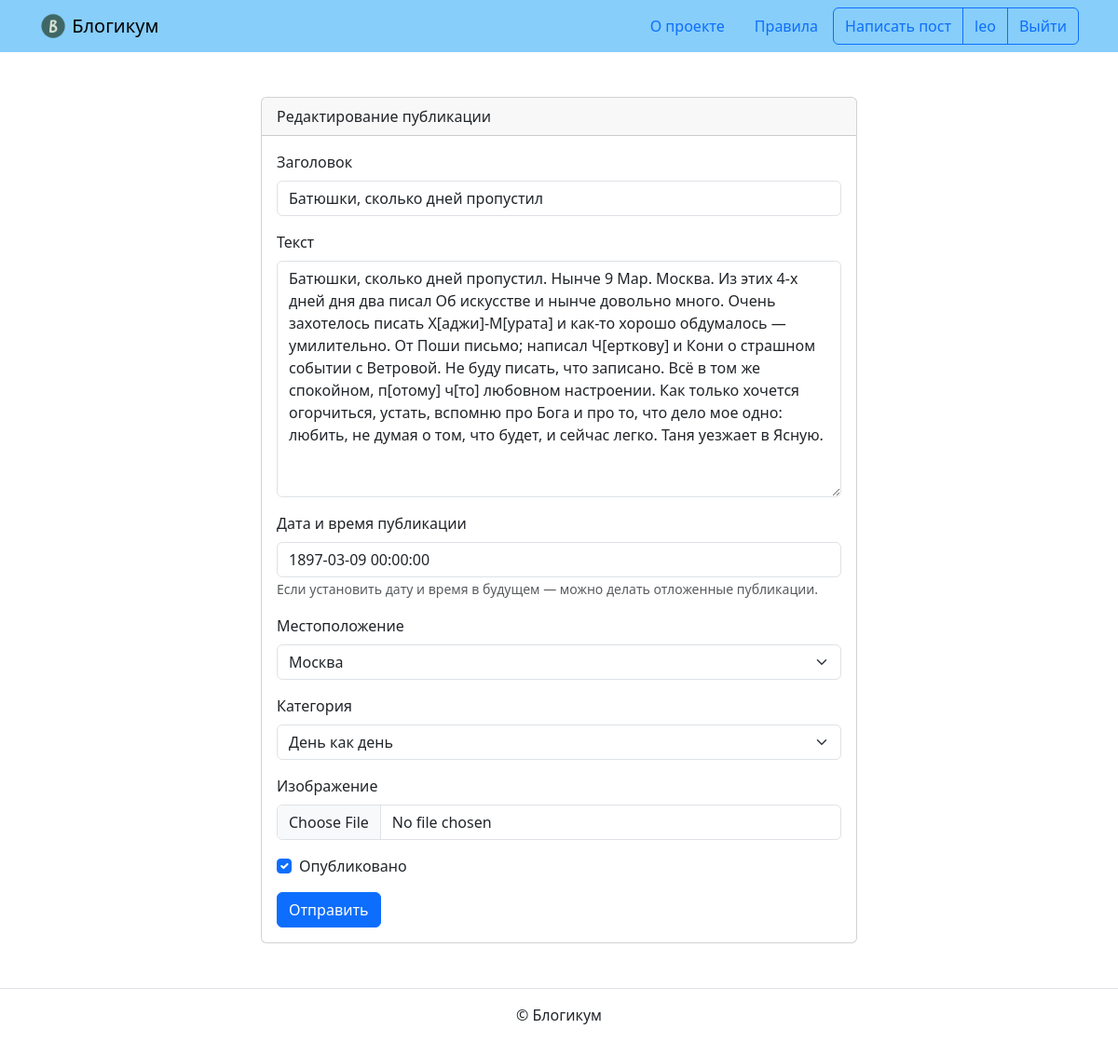
/posts/38/edit/ (signed in), run on an earlier commit of the app's database.
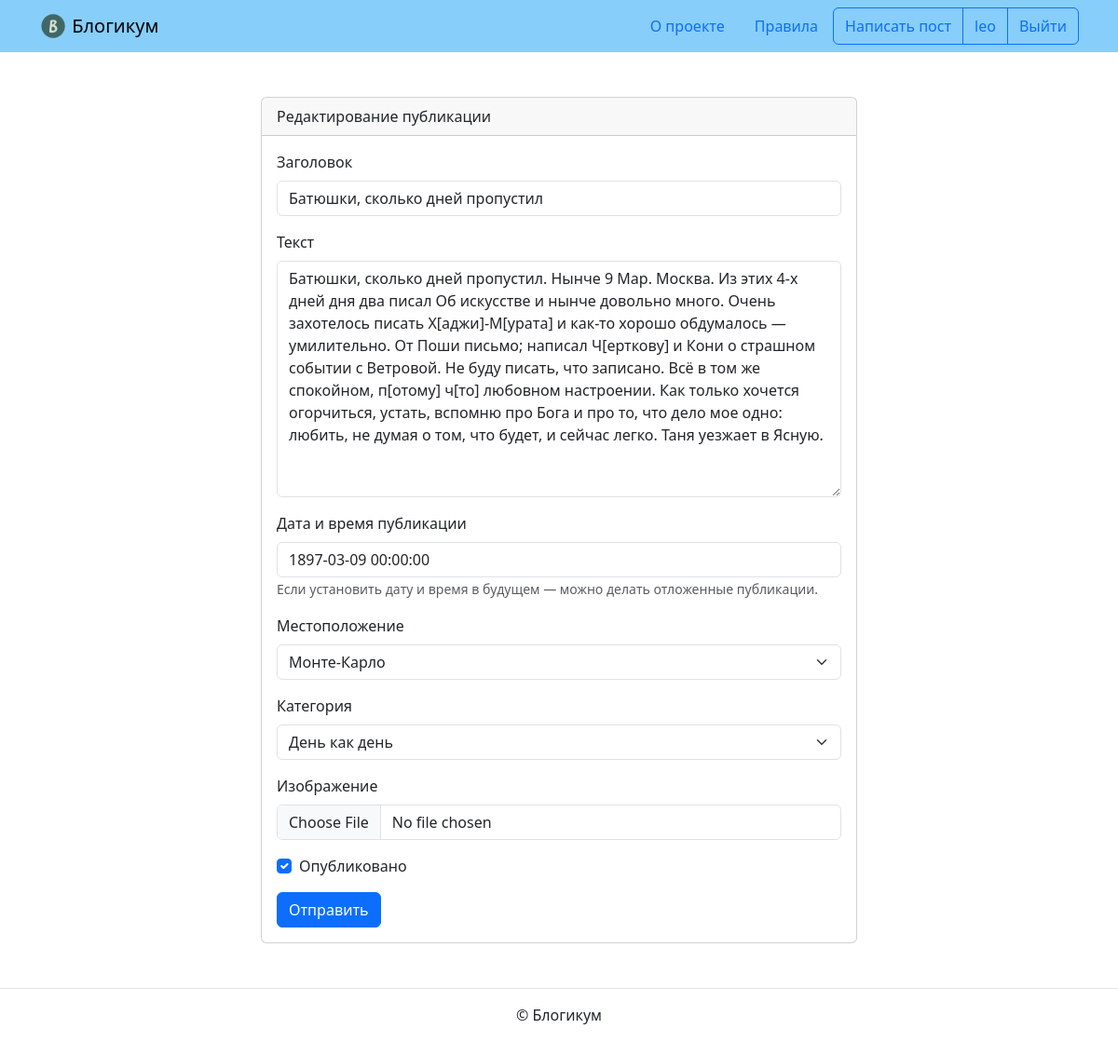
And on a later commit of the database.
### blog/models.py (models this page shows, shortened)
class Published(models.Model):
    is_published = models.BooleanField(
        default=True,
        verbose_name='Опубликовано',
        help_text='Снимите галочку, чтобы скрыть публикацию.'
    )
    created_at = models.DateTimeField(
        auto_now_add=True,
        verbose_name='Добавлено'
    )
    class Meta:
        abstract = True

class Post(Published):
    title = models.CharField(
        max_length=256,
        verbose_name='Заголовок'
    )
    text = models.TextField(
        verbose_name='Текст'
    )
    pub_date = models.DateTimeField(
        verbose_name='Дата и время публикации',
        help_text=(
            'Если установить дату и время в будущем — можно делать '
            'отложенные публикации.'
        )
    )
    author = models.ForeignKey(
        User,
        on_delete=models.CASCADE,
        verbose_name='Автор публикации'
    )
    location = models.ForeignKey(
        Location,
        on_delete=models.SET_NULL,
        null=True,
        blank=True,
        verbose_name='Местоположение'
    )
    category = models.ForeignKey(
        Category,
        on_delete=models.SET_NULL,
        null=True,
        verbose_name='Категория'
    )
    image = models.ImageField(
        verbose_name='Изображение',
        upload_to='posts_images/',
        blank=True,
        null=True
    )
    class Meta:
        verbose_name = 'публикация'
        verbose_name_plural = 'Публикации'
    objects = models.Manager()
    published = PublishedManager()

### blog/views.py (the view)
# urls.py: path('posts/<int:post_id>/edit/', views.edit_post, name='edit_post'),
@login_required
def edit_post(request, post_id):
    template = 'blog/create.html'
    post = get_object_or_404(Post, id=post_id)
    if request.user != post.author:
        return redirect('blog:post_detail', id=post_id)
    if request.method == 'POST':
        form = PostForm(request.POST, request.FILES, instance=post)
        if form.is_valid():
            form.save()
            return redirect('blog:post_detail', id=post_id)
    else:
        form = PostForm(instance=post)
    context = {'form': form}
    return render(request, template, context)

### blog/forms.py
class PostForm(forms.ModelForm):
    class Meta:
        model = Post
        fields = ['title', 'text', 'pub_date', 'location', 'category', 'image', 'is_published']

### blog/models.py (called while the page is built)
    def __str__(self):
        return self.title

    def __str__(self):
        return self.name

### templates/blog/create.html (shortened to what this page needs)
{% extends "base.html" %}
{% load django_bootstrap5 %}
{% block content %}
  <div class="col d-flex justify-content-center">
    <div class="card" style="width: 40rem;">
      <div class="card-header">
        {% if '/edit/' in request.path %}
          Редактирование публикации
        {% elif '/delete/' in request.path %}
          Удаление публикации
        {% else %}
          Добавление публикации
        {% endif %}
      </div>
      <div class="card-body">
        <form method="post" enctype="multipart/form-data">
          {% if not '/delete/' in request.path %}
            {% bootstrap_form form %}
          {% endif %}
          {% bootstrap_button button_type="submit" content="Отправить" %}
        </form>
      </div>
    </div>
  </div>
{% endblock %}

What changed in the data, as far as the page shows it:
changed Post "Батюшки, сколько дней пропустил": location "Москва" → "Монте-Карло"
